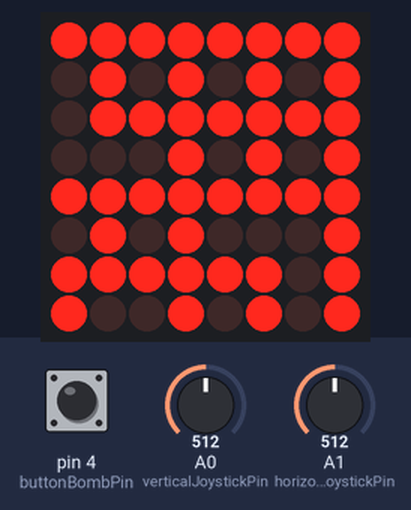
A sketch run on a simulated Arduino Uno, built with avr-gcc and run on an emulated ATmega328P. On the bench: 8×8 LED matrix. The inputs (shaded band) are chosen by the test bench; at power-on: A1 (horizontalJoystickPin) = 512, pin 4 (buttonBombPin) HIGH, A0 (verticalJoystickPin) = 512. Random numbers use the default seed unless the sketch sets one.

Above: at 0.91 s.
1.3 s: A1 (horizontalJoystickPin) set to 691
At 1.67 s:
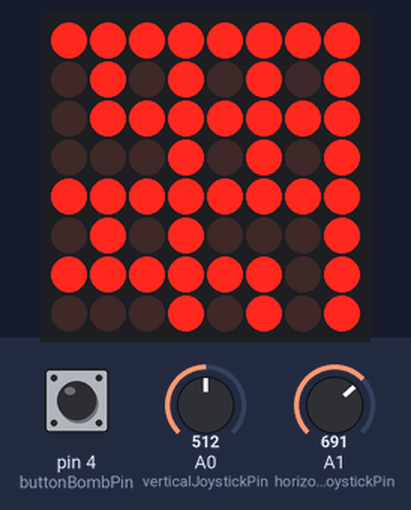
4.0 s: A1 (horizontalJoystickPin) set to 712
At 4.23 s:
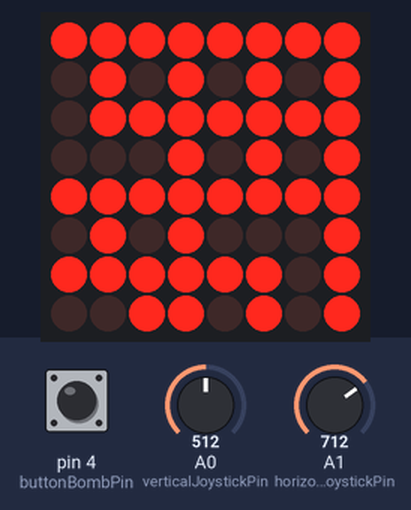
6.7 s: pin 4 (buttonBombPin) pulled LOW for 0.15 s
7.4 s: A0 (verticalJoystickPin) set to 710
At 10.56 s:
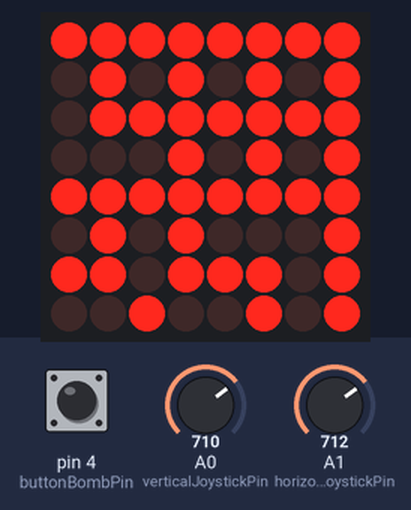

Measured:
- the behaviour switches between 700 and 701 on A1 (horizontalJoystickPin) (found by bisection; images 1 and 2)

The sketch:

lab_6.ino
```cpp
#include "LedControl.h" // need the library

#define destroyableWallsTimer 2500
#define bombBlinkingTimer 100
#define playerTimer 250
#define wallPercentage 70
#define moveInterval 500
#define bombDetonationTimer 3500

unsigned long destroyableWallsStart=0, bombBlinkingStart=0, playerTimerStart=0,
              moveStart = 0, bombInputStart=0, bombTimerDetonateStart = 0;
const byte dinPin = 12;
const byte clockPin = 11;
const byte loadPin = 10;
const byte matrixSize = 8;
const byte horizontalJoystickPin = A1;
const byte verticalJoystickPin = A0;
const byte buttonBombPin = 4;
int horizontalInput, verticalInput, bombInput;
int bombPosRow=-1, bombPosCol=-1; //marked as -1 to mark it doesn't exist yet
bool hasHandledButtonClick = 0;
// pin 12 is connected to the MAX7219 pin 1
// pin 11 is connected to the CLK pin 13
// pin 10 is connected to LOAD pin 12
// 1 as we are only using 1 MAX7219
LedControl lc = LedControl(dinPin, clockPin, loadPin, 1); //DIN, CLK, LOAD, No. DRIVER
byte matrixBrightness = 2;

int playerPosRow = 7, playerPosCol = 0;
bool hasMoved = 0;
byte matrix[matrixSize][matrixSize] = {
  {1, 1, 1, 1, 1, 1, 0, 1},
  {0, 0, 0, 0, 0, 0, 0, 1},
  {0, 1, 0, 1, 0, 1, 0, 1},
  {0, 0, 0, 0, 0, 0, 0, 1},
  {0, 1, 0, 1, 0, 1, 0, 1},
  {0, 0, 0, 0, 0, 0, 0, 1},
  {0, 1, 0, 1, 0, 1, 0, 1},
  {0, 0, 0, 0, 0, 0, 0, 1}
};

byte matrixForBlinking[matrixSize][matrixSize] = {
  {1, 1, 1, 1, 1, 1, 0, 1},
  {0, 0, 0, 0, 0, 0, 0, 1},
  {0, 1, 0, 1, 0, 1, 0, 1},
  {0, 0, 0, 0, 0, 0, 0, 1},
  {0, 1, 0, 1, 0, 1, 0, 1},
  {0, 0, 0, 0, 0, 0, 0, 1},
  {0, 1, 0, 1, 0, 1, 0, 1},
  {0, 0, 0, 0, 0, 0, 0, 1}
};


//Care not to set percentToFill too high, the do{...} while(...) can block the whole program.
//TO EVENTUALLY IMPLEMENT a timer to break out of the whileafter X seconds maybe
void GenerateTerrain(int rowSize, int colSize, int percentToFill)
{
  int wallsCount = 24;
  float wallsDesired = rowSize * colSize * percentToFill / 100;
  //Pack 1 of destroyable wall combinations
  int freeRows[] = {1, 3, 5, 7},
      freeRowsAssociatedColmumns[] = {1, 3, 5, 7};

  //Pack 2 of destroyable wall combinations
  int freeColumnsAssociatedRows[] = {0, 2, 4, 6},
      freeColumns[] = {0, 2, 4, 6};

  int flickWhichPackToChoose, randomColumn, randomRow, valueRandom;

  do
  {
    flickWhichPackToChoose = random(0, 2);
    //free rows pack
    if(flickWhichPackToChoose == 0)
    {
      valueRandom = random(0,4); //3 is the size of freeRows, currently generating a random index
      randomRow = freeRows[valueRandom];
      valueRandom = random(0,4); //3 is the size of freeRowsAssociatedColmumns, currently generating a random index
      randomColumn = freeRowsAssociatedColmumns[valueRandom];
    }
    //free columns pack
    else
    {
      valueRandom = random(0,4); //3 is the size of freeColumnsAssociatedRows, currently generating a random index
      randomRow = freeColumnsAssociatedRows[valueRandom];
      valueRandom = int(random(0,4)); //3 is the size of freeColumns, currently generating a random index
      randomColumn = freeColumns[valueRandom];
    }
    //The following lines are made to prevent "boxing in" the player at the start, leaving him no choice but to bomb himself
    if(matrix[randomRow][randomColumn] == 0)
    {
      if(randomRow == 7 && randomColumn == 1)
      {
        if(matrix[6][0] != 2)
        {
          matrix[randomRow][randomColumn] = 2;
          wallsCount++;
        }
      }
      else if(randomRow == 6 && randomColumn == 0)
      {
        if(matrix[7][1] != 2)
        {
          matrix[randomRow][randomColumn] = 2;
          wallsCount++;
        }
      }
      else
      {
        matrix[randomRow][randomColumn] = 2;
        wallsCount++;
      }
      //Serial.println(wallsCount);
    }
  }
  while(wallsCount < wallsDesired); //while the count of ones is less than % of the matrix, generate pieces of terrain

  //Copy the final matrix configuration into the aux matrix for blinking handling
  for (int row = 0; row < matrixSize; row++)
    {
      for (int col = 0; col < matrixSize; col++)
        matrixForBlinking[row][col] = matrix[row][col];
    }
  return;
}

void BlinkMatrixOnTimers()
{
/*
Timers:
  destroyableWallsTimer 1000
  bombTimer 300
  playerTimer 500
*/
  if(millis() - destroyableWallsStart > destroyableWallsTimer)
  {
    //2 means destroyable wall
    for (int row = 0; row < matrixSize; row++)
      for (int col = 0; col < matrixSize; col++)
        //Keep in mind, when bombs destroy walls, matrix will have to be updated too, it serves as a reference point for matrixForBlinking to reset its values to
        {
          if(matrix[row][col] == 2)
          //blinking based on curent on/off state
            {
              if(matrixForBlinking[row][col] == 2)
                matrixForBlinking[row][col] = 0;
            }
        }
    //destroyableWallsStart = millis();
  }
  if(millis() - destroyableWallsStart > destroyableWallsTimer + 225)
  {
    //2 means destroyable wall
    for (int row = 0; row < matrixSize; row++)
      for (int col = 0; col < matrixSize; col++)
        //Keep in mind, when bombs destroy walls, matrix will have to be updated too, it serves as a reference point for matrixForBlinking to reset its values to
        {
          if(matrix[row][col] == 2)
          //blinking based on curent on/off state
            {
              if(matrixForBlinking[row][col] == 0)
                matrixForBlinking[row][col] = 2;
            }
        }
    destroyableWallsStart = millis();
  }
  if(millis() - playerTimerStart > playerTimer)
  {
    playerTimerStart = millis();
    matrixForBlinking[playerPosRow][playerPosCol] = matrixForBlinking[playerPosRow][playerPosCol] == 0 ? 3 : 0;
  }
  if(bombPosRow >= 0 && bombPosCol >= 0)
    {
      if(millis() - bombBlinkingStart > bombBlinkingTimer)
        {
          bombBlinkingStart = millis();
          matrixForBlinking[bombPosRow][bombPosCol] = matrixForBlinking[bombPosRow][bombPosCol] == 0 ? 4 : 0;
        }
    }
}

bool CheckIfOutsideBoundsOrWall(int rowVal, int colVal)
{
  if(rowVal < 0 || colVal < 0 || colVal >= matrixSize || rowVal >= matrixSize)
    return 1;
  if(matrix[rowVal][colVal] != 0)
    return 1;
  return 0;
}

void setup() {
  // the zero refers to the MAX7219 number, it is zero for 1 chip
  lc.shutdown(0, false); // turn off power saving, enables display
  lc.setIntensity(0, matrixBrightness); // sets brightness (0~15 possible values)
  lc.clearDisplay(0);// clear screen
  GenerateTerrain(8, 8, wallPercentage);
  pinMode(horizontalJoystickPin, INPUT);
  pinMode(verticalJoystickPin, INPUT);
  //Serial.begin(9600);
  pinMode(buttonBombPin, INPUT_PULLUP);
}

void CheckForMoves()
{
  horizontalInput = analogRead(horizontalJoystickPin);
  verticalInput   = analogRead(verticalJoystickPin);

  if (verticalInput > 700 && hasMoved == 0)
    {
      if (!CheckIfOutsideBoundsOrWall(playerPosRow - 1, playerPosCol))
      {
          if (horizontalInput > 700)
          {
              if (!CheckIfOutsideBoundsOrWall(playerPosRow - 1, playerPosCol + 1))
              {
                  matrixForBlinking[playerPosRow][playerPosCol] = 0;
                  playerPosRow -= 1;
                  playerPosCol += 1;
                  hasMoved = 1;
              }
          }
          else if (horizontalInput < 300)
          {
              if (!CheckIfOutsideBoundsOrWall(playerPosRow - 1, playerPosCol - 1))
              {
                  matrixForBlinking[playerPosRow][playerPosCol] = 0;
                  playerPosRow -= 1;
                  playerPosCol -= 1;
                  hasMoved = 1;
              }
          }
          else
          {
            matrixForBlinking[playerPosRow][playerPosCol] = 0;
            playerPosRow -= 1;
            hasMoved = 1;
          }
      }
  }
  else if (verticalInput < 400 && hasMoved == 0)
  {
      if (!CheckIfOutsideBoundsOrWall(playerPosRow + 1, playerPosCol))
      {
          if (horizontalInput > 600)
          {
              if (!CheckIfOutsideBoundsOrWall(playerPosRow + 1, playerPosCol + 1))
              {
                  matrixForBlinking[playerPosRow][playerPosCol] = 0;
                  playerPosRow += 1;
                  playerPosCol += 1;
                  hasMoved = 1;
              }
          }
          else if (horizontalInput < 300)
          {
              if (!CheckIfOutsideBoundsOrWall(playerPosRow + 1, playerPosCol - 1))
              {
                  matrixForBlinking[playerPosRow][playerPosCol] = 0;
                  playerPosRow += 1;
                  playerPosCol -= 1;
                  hasMoved = 1;
              }
          }
          else
          {
              matrixForBlinking[playerPosRow][playerPosCol] = 0;
              playerPosRow += 1;
              hasMoved = 1;
          }
      }
  }

  if(horizontalInput > 700 && hasMoved == 0)
  {
    if(!CheckIfOutsideBoundsOrWall(playerPosRow, playerPosCol + 1))
      {
        if(verticalInput > 700)
        {
          if(!CheckIfOutsideBoundsOrWall(playerPosRow - 1, playerPosCol + 1))
            {
              matrixForBlinking[playerPosRow][playerPosCol] = 0;
              playerPosRow -= 1;
              playerPosCol += 1;
              hasMoved = 1;
            }
        }
        else if(verticalInput < 300)
        {
            if(!CheckIfOutsideBoundsOrWall(playerPosRow + 1, playerPosCol + 1))
            {
              matrixForBlinking[playerPosRow][playerPosCol] = 0;
              playerPosRow += 1;
              playerPosCol += 1;
              hasMoved = 1;
            }
        }
        else
        {
            matrixForBlinking[playerPosRow][playerPosCol] = 0;
            playerPosCol += 1;
            hasMoved = 1;
        }
      }
  }
  else if(horizontalInput < 400 && hasMoved == 0)
  {
    if(!CheckIfOutsideBoundsOrWall(playerPosRow, playerPosCol - 1))
      {
        if(verticalInput > 600)
        {
          if(!CheckIfOutsideBoundsOrWall(playerPosRow - 1, playerPosCol - 1))
            {
              matrixForBlinking[playerPosRow][playerPosCol] = 0;
              playerPosRow -= 1;
              playerPosCol -= 1;
              hasMoved = 1;
            }
        }
        else if(verticalInput < 300)
        {
            if(!CheckIfOutsideBoundsOrWall(playerPosRow + 1, playerPosCol - 1))
            {
              matrixForBlinking[playerPosRow][playerPosCol] = 0;
              playerPosRow += 1;
              playerPosCol -= 1;
              hasMoved = 1;
            }
        }
        else
        {
          matrixForBlinking[playerPosRow][playerPosCol] = 0;
          playerPosCol -= 1;
          hasMoved = 1;
        }
      }
  }
  if(millis() - moveStart > moveInterval)
  {
    moveStart = millis();
    hasMoved = 0;
  }
}

void CheckForBomb()
{
  bombInput = !digitalRead(buttonBombPin);

  if(bombInput &&
    millis() - bombInputStart > 50 &&
    bombPosRow < 0 && bombPosCol < 0 &&
    hasHandledButtonClick == 0)
  {
    bombPosRow = playerPosRow;
    bombPosCol = playerPosCol;
    hasHandledButtonClick = 1;
    bombTimerDetonateStart = millis();
    bombInputStart = millis();
  }

  else if(bombInput == 0)
    hasHandledButtonClick = 0;

  if(bombPosRow >=0 && bombPosCol >= 0)
  {
    if(millis() - bombTimerDetonateStart > bombDetonationTimer)
    {
      // Check if moving up is within the matrix border
      if (bombPosRow - 1 >= 0)
      {
          if (matrix[bombPosRow - 1][bombPosCol] == 2)
              {
                matrix[bombPosRow - 1][bombPosCol] = 0;
                matrixForBlinking[bombPosRow - 1][bombPosCol] = 0;
              }
      }

      // Check if moving left is within the matrix border
      if (bombPosCol - 1 >= 0)
      {
          if (matrix[bombPosRow][bombPosCol - 1] == 2)
              {
                matrix[bombPosRow][bombPosCol - 1] = 0;
                matrixForBlinking[bombPosRow][bombPosCol - 1] = 0;
              }
      }

      // Check if moving down is within the matrix border
      if (bombPosRow + 1 < 8)
      {
          if (matrix[bombPosRow + 1][bombPosCol] == 2)
              {
                matrix[bombPosRow + 1][bombPosCol] = 0;
                matrixForBlinking[bombPosRow + 1][bombPosCol] = 0;
              }
      }

      // Check if moving right is within the matrix border
      if (bombPosCol + 1 < 8)
      {
          if (matrix[bombPosRow][bombPosCol + 1] == 2)
              {
                matrix[bombPosRow][bombPosCol + 1] = 0;
                matrixForBlinking[bombPosRow][bombPosCol + 1] = 0;
              }
      }
      matrix[bombPosRow][bombPosCol] = 0;
      matrixForBlinking[bombPosRow][bombPosCol] = 0;
      bombPosRow = -1;
      bombPosCol = -1;
    }
  }
}
void loop()
{
  for (int row = 0; row < matrixSize; row++)
  {
    for (int col = 0; col < matrixSize; col++)
    {
      lc.setLed(0, row, col, (matrixForBlinking[row][col] > 0));
    }
  }
  BlinkMatrixOnTimers();
  CheckForMoves();
  CheckForBomb();
}
```
